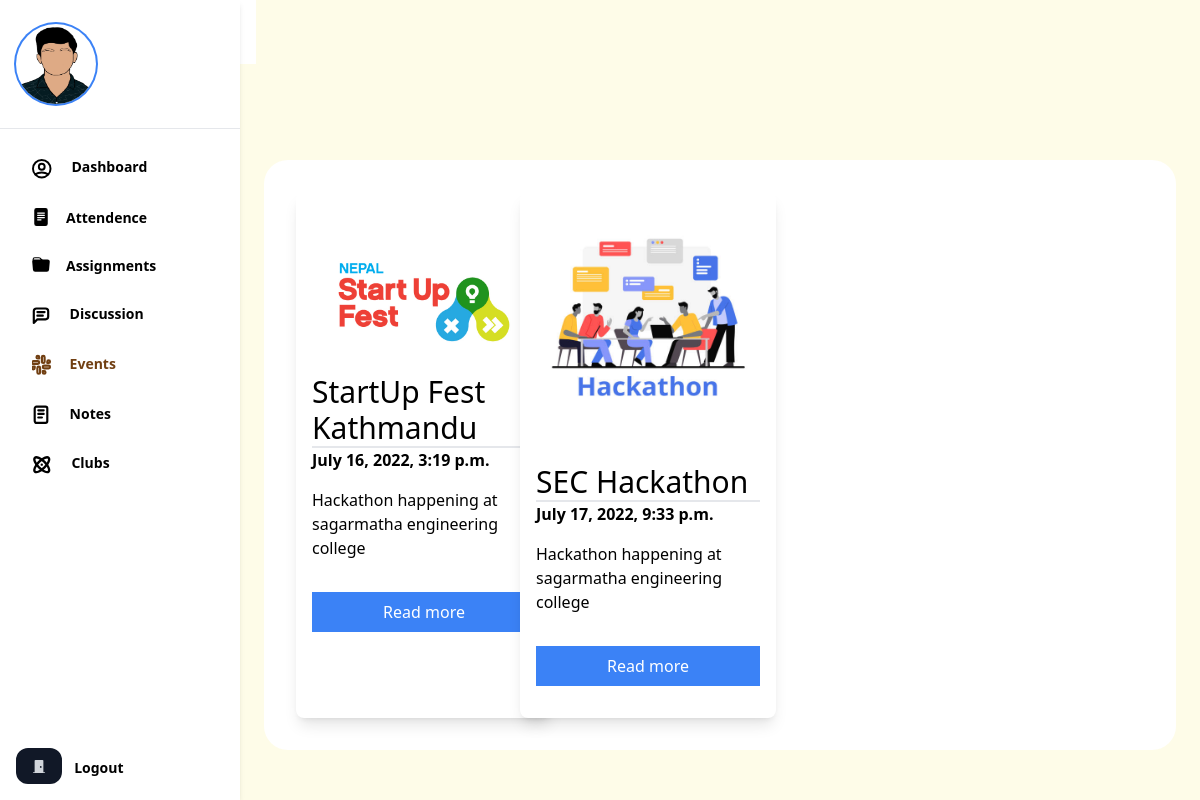
The app's page /events/ (signed in) with its own data.
### webapp/models/college.py (models this page shows, shortened)
class Event(models.Model):
    topic = models.CharField(max_length=100)
    image = models.ImageField(upload_to="images/events/%Y-%m-%d")
    description = models.TextField()
    happening = models.DateTimeField()
    added_at = models.DateTimeField(default=timezone.now, editable=False)
    objects = EventManager()
    class Meta:
        ordering = ("happening",)

### webapp/views.py (the view)
# urls.py: path("events/",views.EventView.as_view(),name="event"),
class EventView(LoginRequiredMixin, list.ListView):
    template_name = "webapp/events.html"
    model = Event
    context_object_name = "events"
    def get_queryset(self):
        return super().get_queryset().filter(happening__date__gte=timezone.now())

### webapp/templates/webapp/events.html (shortened to what this page needs)
{% extends 'webapp/_base.html' %}
{% block content %}
{% include "webapp/_sidebar.html" with current="events" %}
<main class="ml-60 pt-16 max-h-screen overflow-auto">
    <div class="px-6 py-8">
        <div class="max-w-6xl mx-auto">
            <div class="grid grid-cols-4 gap-12 bg-white rounded-3xl p-8 mb-5">
                {% for event in events %}
                <div id="whoobe-3fery"
                    class="w-full md:w-64 justify-center items-center bg-white shadow-lg rounded-lg flex flex-col">
                    <img src="{{event.image.url}}"
                        alt="img" title="img" class="w-full h-auto object-cover rounded-t-lg" id="whoobe-ixxe5" />
                    <div id="whoobe-1okdg" class="w-full p-4 justify-start flex flex-col">
                        <h4 class="border-b-2 text-3xl" id="whoobe-3mr7n">{{event.topic}}</h4>
                        <h3 class="font-semibold">{{event.happening}}</h3>
                        <p class="my-4" id="whoobe-950fw">
                            {{event.description}}
                        </p>
                        <button value="button" class="my-4 px-4 py-2 text-white hover:bg-blue-700 bg-blue-500"
                            id="whoobe-jkkr2">
                            Read more
                        </button>
                    </div>
                </div>
                {% endfor %}
            </div>
        </div>
    </div>
</main>
{% endblock content %}

### records on screen
Event: image (picture), topic "StartUp Fest Kathmandu", happening "July 16, 2022, 3:19 p.m.", description "Hackathon happening at sagarmatha engineering college"
Event: image (picture), topic "SEC Hackathon", happening "July 17, 2022, 9:33 p.m.", description "Hackathon happening at sagarmatha engineering college"
